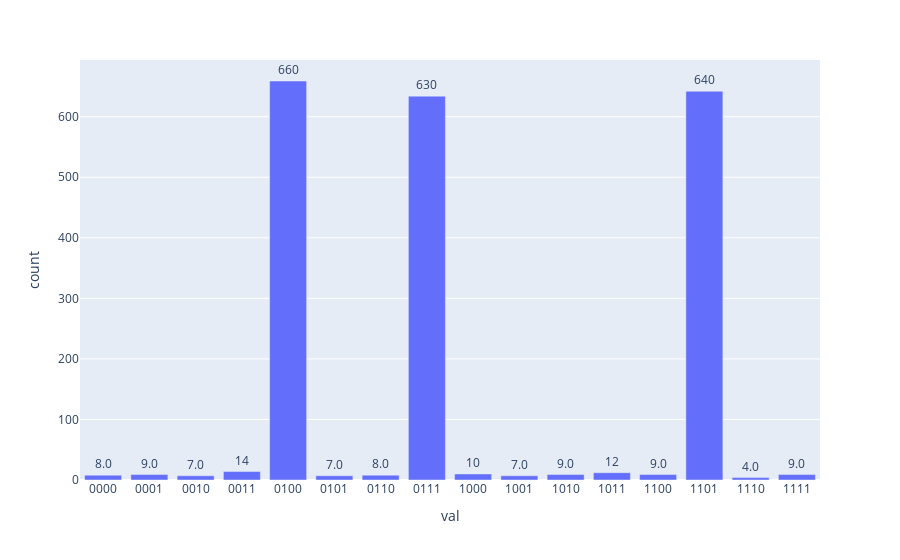

Notebook code for this chart:
### Code cell
############# CIRCUIT SIMULATION #################
aer_sim = Aer.get_backend('aer_simulator')
aer_sim.set_options(device='CPU')
transpiled_qc = transpile(qc, aer_sim)

shots = 2**(n+7) #we repeat the simulation 2048 times
job = aer_sim.run(transpiled_qc, shots=shots)

############# CODE FOR PLOTTING ####################
hist = job.result().get_counts() #simulation output
sort_hist = sorted(hist.items()) #So that the plotting puts everything in the same increasing order of basis
n_hist = {k:v for k,v in sort_hist}

results = {'val':n_hist.keys(),'count':n_hist.values()} #change the formatting of the data to match plotly

fig = px.bar(results, x="val", y="count", text="count")
fig.update_traces(texttemplate='%{text:.2s}', textposition='outside')
fig.update_layout(uniformtext_minsize=6, uniformtext_mode='show')
fig.show()

############## CODE FOR LISTING THE RESULTS #####################
trig = []
max_c = max(results['count'])
for i,j in zip(results['val'],results['count']):
    if int(j) > max_c-0.33*max_c: #only consideres values that are higher than one third less
        trig.append({'index_dec':int(i,2),'index_bin':i,'counts':j})

for t in trig:
    print(f"Index {t['index_dec']} holds the value {data_arr[t['index_dec']]}, which is above the chosen threshold.")

### Figure 1 — Plotly figure (JSON) as saved in the notebook; plotly's stock layout.template omitted (floating-point values rounded to 4 significant figures)
{"data": [{"alignmentgroup": "True", "hovertemplate": "val=%{x}<br>count=%{text}<extra></extra>", "legendgroup": "", "marker": {"color": "#636efa", "pattern": {"shape": ""}}, "name": "", "offsetgroup": "", "orientation": "v", "showlegend": false, "text": ["8", "9", "7", "14", "659", "7", "8", "634", "10", "7", "9", "12", "9", "642", "4", "9"], "textposition": "outside", "texttemplate": "%{text:.2s}", "type": "bar", "x": ["0000", "0001", "0010", "0011", "0100", "0101", "0110", "0111", "1000", "1001", "1010", "1011", "1100", "1101", "1110", "1111"], "xaxis": "x", "y": [8, 9, 7, 14, 659, 7, 8, 634, 10, 7, 9, 12, 9, 642, 4, 9], "yaxis": "y"}], "layout": {"barmode": "relative", "legend": {"tracegroupgap": 0}, "margin": {"t": 60}, "uniformtext": {"minsize": 6, "mode": "show"}, "xaxis": {"anchor": "y", "domain": [0, 1], "title": {"text": "val"}}, "yaxis": {"anchor": "x", "domain": [0, 1], "title": {"text": "count"}}}}
